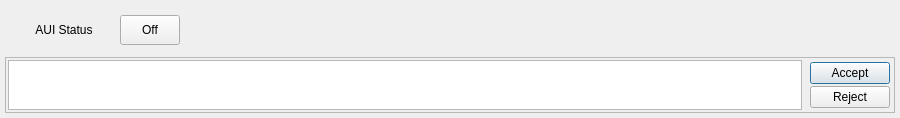
<?xml version="1.0" encoding="UTF-8"?>
<ui version="4.0">
 <class>mixedInitiative</class>
 <widget class="QWidget" name="mixedInitiative">
  <property name="geometry">
   <rect>
    <x>0</x>
    <y>0</y>
    <width>900</width>
    <height>118</height>
   </rect>
  </property>
  <property name="sizePolicy">
   <sizepolicy hsizetype="Minimum" vsizetype="Fixed">
    <horstretch>0</horstretch>
    <verstretch>0</verstretch>
   </sizepolicy>
  </property>
  <property name="minimumSize">
   <size>
    <width>0</width>
    <height>0</height>
   </size>
  </property>
  <property name="maximumSize">
   <size>
    <width>16777215</width>
    <height>118</height>
   </size>
  </property>
  <property name="baseSize">
   <size>
    <width>0</width>
    <height>100</height>
   </size>
  </property>
  <property name="windowTitle">
   <string>Form</string>
  </property>
  <layout class="QVBoxLayout" name="mixedInitiativeLayout">
   <property name="spacing">
    <number>2</number>
   </property>
   <property name="margin">
    <number>5</number>
   </property>
   <item>
    <widget class="QWidget" name="AUIStatus" native="true">
     <property name="locale">
      <locale language="English" country="UnitedStates"/>
     </property>
     <layout class="QHBoxLayout" name="AUIStatusLayout">
      <item>
       <widget class="QLabel" name="AUIStatusLabel">
        <property name="sizePolicy">
         <sizepolicy hsizetype="Maximum" vsizetype="Preferred">
          <horstretch>0</horstretch>
          <verstretch>0</verstretch>
         </sizepolicy>
        </property>
        <property name="minimumSize">
         <size>
          <width>100</width>
          <height>0</height>
         </size>
        </property>
        <property name="maximumSize">
         <size>
          <width>100</width>
          <height>30</height>
         </size>
        </property>
        <property name="mouseTracking">
         <bool>true</bool>
        </property>
        <property name="text">
         <string>AUI Status</string>
        </property>
        <property name="scaledContents">
         <bool>false</bool>
        </property>
        <property name="alignment">
         <set>Qt::AlignCenter</set>
        </property>
        <property name="wordWrap">
         <bool>false</bool>
        </property>
       </widget>
      </item>
      <item>
       <widget class="QPushButton" name="AUItoggleButton">
        <property name="sizePolicy">
         <sizepolicy hsizetype="Fixed" vsizetype="Fixed">
          <horstretch>0</horstretch>
          <verstretch>0</verstretch>
         </sizepolicy>
        </property>
        <property name="minimumSize">
         <size>
          <width>60</width>
          <height>30</height>
         </size>
        </property>
        <property name="maximumSize">
         <size>
          <width>60</width>
          <height>30</height>
         </size>
        </property>
        <property name="mouseTracking">
         <bool>true</bool>
        </property>
        <property name="text">
         <string>Off</string>
        </property>
        <property name="checkable">
         <bool>true</bool>
        </property>
        <property name="checked">
         <bool>false</bool>
        </property>
       </widget>
      </item>
      <item>
       <spacer name="AUIStatusSpacer">
        <property name="orientation">
         <enum>Qt::Horizontal</enum>
        </property>
        <property name="sizeHint" stdset="0">
         <size>
          <width>40</width>
          <height>20</height>
         </size>
        </property>
       </spacer>
      </item>
     </layout>
    </widget>
   </item>
   <item>
    <widget class="QFrame" name="AUIMsgs">
     <property name="frameShape">
      <enum>QFrame::StyledPanel</enum>
     </property>
     <property name="frameShadow">
      <enum>QFrame::Raised</enum>
     </property>
     <layout class="QHBoxLayout" name="AUIMsgsLayout">
      <property name="margin">
       <number>2</number>
      </property>
      <item>
       <widget class="QTextBrowser" name="textBrowserAUIMix">
        <property name="sizePolicy">
         <sizepolicy hsizetype="Maximum" vsizetype="Preferred">
          <horstretch>1</horstretch>
          <verstretch>0</verstretch>
         </sizepolicy>
        </property>
        <property name="minimumSize">
         <size>
          <width>700</width>
          <height>30</height>
         </size>
        </property>
        <property name="maximumSize">
         <size>
          <width>1200</width>
          <height>50</height>
         </size>
        </property>
        <property name="mouseTracking">
         <bool>true</bool>
        </property>
        <property name="locale">
         <locale language="English" country="UnitedStates"/>
        </property>
        <property name="midLineWidth">
         <number>0</number>
        </property>
        <property name="horizontalScrollBarPolicy">
         <enum>Qt::ScrollBarAlwaysOff</enum>
        </property>
        <layout class="QHBoxLayout" name="horizontalLayout"/>
       </widget>
      </item>
      <item>
       <layout class="QVBoxLayout" name="buttonsLayout" stretch="0,0">
        <property name="spacing">
         <number>2</number>
        </property>
        <property name="margin">
         <number>2</number>
        </property>
        <item>
         <widget class="QPushButton" name="Accept">
          <property name="mouseTracking">
           <bool>true</bool>
          </property>
          <property name="text">
           <string>Accept</string>
          </property>
          <property name="default">
           <bool>true</bool>
          </property>
          <property name="flat">
           <bool>false</bool>
          </property>
         </widget>
        </item>
        <item>
         <widget class="QPushButton" name="Reject">
          <property name="text">
           <string>Reject</string>
          </property>
         </widget>
        </item>
       </layout>
      </item>
     </layout>
    </widget>
   </item>
  </layout>
 </widget>
 <resources/>
 <connections/>
</ui>
